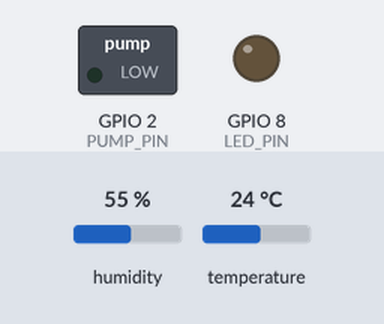
Bench run of a program on a simulated ESP32-C3. Shown: switched loads named in the program (green lamp = pin HIGH), output pins drawn as LEDs (lit = HIGH). The test bench sets the inputs (shaded band); at power-on: humidity 55 %, temperature 24 °C. WiFi joins after 1.5 s; servers stay silent unless stated; random numbers use the default seed unless the program sets one; no MQTT or app messages arrive unless stated; what the program prints to the serial monitor is not drawn. At 5.1 s the program puts the board to deep sleep or switches it off; the recording ends there.

Above: at 0.0 s.
At 1.1 s:
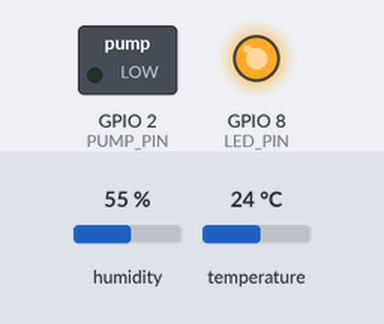
Timing chart, 0 to 5.1 s (numbered marks = the images above):
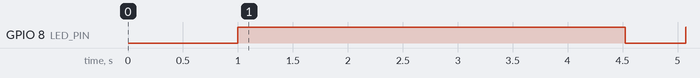

The program:

main.cpp
```cpp
#include <WiFi.h>
#include <WiFiClientSecure.h>
#include <PubSubClient.h>
#include <ArduinoJson.h>
#include <DHT.h>

// ================= CONFIGURARE DEEP SLEEP =================
#define TIME_TO_SLEEP  6        // 600 secunde = 10 minute
#define uS_TO_S_FACTOR 1000000ULL // Factor conversie

// ================= CONFIGURARE HARDWARE =================
#define LED_PIN 8      // LED Status (C3 SuperMini)
#define DHTPIN  4      // Pin Date Senzor
#define DHTTYPE DHT11
#define PUMP_PIN 2     // Pin Pompa

DHT dht(DHTPIN, DHTTYPE);

// ================= CONFIGURARE RETEA =================
const char* ssid        = "HOME";
const char* password    = "nustiucum25";

const char* mqtt_server = "45529ea6f341410aa5a4fd3d6d0509b8.s1.eu.hivemq.cloud";
const int   mqtt_port   = 8883;
const char* mqtt_user   = "esp_1";
const char* mqtt_pass   = "Oananebunamea12!";
const char* pub_topic   = "esp/device1/data";

WiFiClientSecure net;
PubSubClient client(net);

// ---------------- 1. FUNCTIA DE SOMN (Trebuie sa fie prima!) -----------------
void goToSleep() {
  Serial.println("Noapte buna! Ne vedem in 10 minute.");
  Serial.flush(); // Asteapta sa se termine de trimis textul

  // Stingem tot pentru siguranta
  digitalWrite(LED_PIN, HIGH);
  digitalWrite(PUMP_PIN, LOW);

  // Oprim WiFi
  WiFi.disconnect(true);
  WiFi.mode(WIFI_OFF);

  // Setam timer-ul
  esp_sleep_enable_timer_wakeup(TIME_TO_SLEEP * uS_TO_S_FACTOR);

  // START SOMN
  esp_deep_sleep_start();
}

// ---------------- 2. SETUP WIFI RAPID -----------------
void connectToWiFi() {
  Serial.print("Conectare WiFi...");
  WiFi.mode(WIFI_STA);

  // Putere redusa (11dBm)
  WiFi.setTxPower(WIFI_POWER_11dBm);

  WiFi.begin(ssid, password);

  int attempts = 0;
  // Incercam maxim 20 de puncte (aprox 10 secunde)
  while (WiFi.status() != WL_CONNECTED && attempts < 20) {
    delay(500);
    Serial.print(".");
    attempts++;
  }

  if (WiFi.status() == WL_CONNECTED) {
    Serial.println(" OK!");
    digitalWrite(LED_PIN, LOW); // Aprindem LED scurt
  } else {
    Serial.println(" ESEC! Nu am net. Ma culc la loc.");
    // Acum compilatorul stie cine e goToSleep pentru ca e definita mai sus
    goToSleep();
  }
}

// ---------------- 3. SETUP (Ruleaza la trezire) -----------------
void setup() {
  Serial.begin(115200);
  delay(1000);

  // Configurare Pini
  pinMode(LED_PIN, OUTPUT);
  digitalWrite(LED_PIN, HIGH); // Pornim stins

  pinMode(PUMP_PIN, OUTPUT);
  digitalWrite(PUMP_PIN, LOW);

  // Initializare Senzor
  dht.begin();
  delay(2000); // Timp incalzire senzor

  // Citire Date
  float t = dht.readTemperature();
  float h = dht.readHumidity();

  if (isnan(t) || isnan(h)) {
    Serial.println("Eroare citire DHT!");
    t = 0.0;
    h = 0.0;
  } else {
    Serial.print("Temp: "); Serial.print(t);
    Serial.print(" Hum: "); Serial.println(h);
  }

  // Conectare Net
  connectToWiFi();

  // Trimite MQTT
  net.setInsecure();
  client.setServer(mqtt_server, mqtt_port);

  Serial.print("Conectare MQTT...");
  String clientId = "ESP32-Sleep-" + String(random(0xffff), HEX);

  if (client.connect(clientId.c_str(), mqtt_user, mqtt_pass)) {
    Serial.println(" OK!");

    String msg = "{\"temp\":" + String(t, 1) + ",\"humidity\":" + String(h, 0) + "}";
    client.publish(pub_topic, msg.c_str());
    Serial.println("Date trimise: " + msg);

    delay(500);
    client.disconnect();
  } else {
    Serial.print(" Esec MQTT rc=");
    Serial.println(client.state());
  }

  // INTRARE IN SOMN
  goToSleep();
}

// ---------------- 4. LOOP (Neutilizat) -----------------
void loop() {
  // Aici nu ajunge niciodata
}
```

Measured:
- by itself, GPIO 8 (LED_PIN): LOW → HIGH at 1.0 s, → LOW 3.5 s later, → HIGH 0.55 s later
